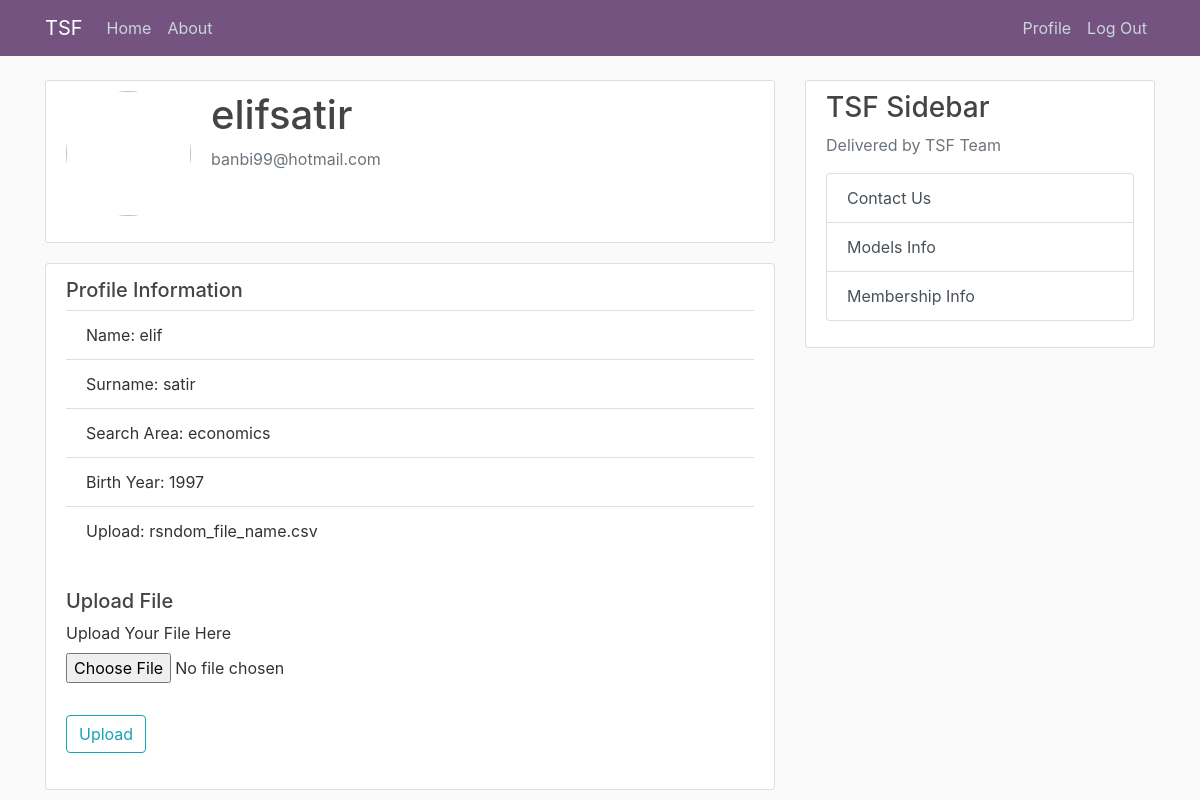
The app's page /profile (signed in), older data.
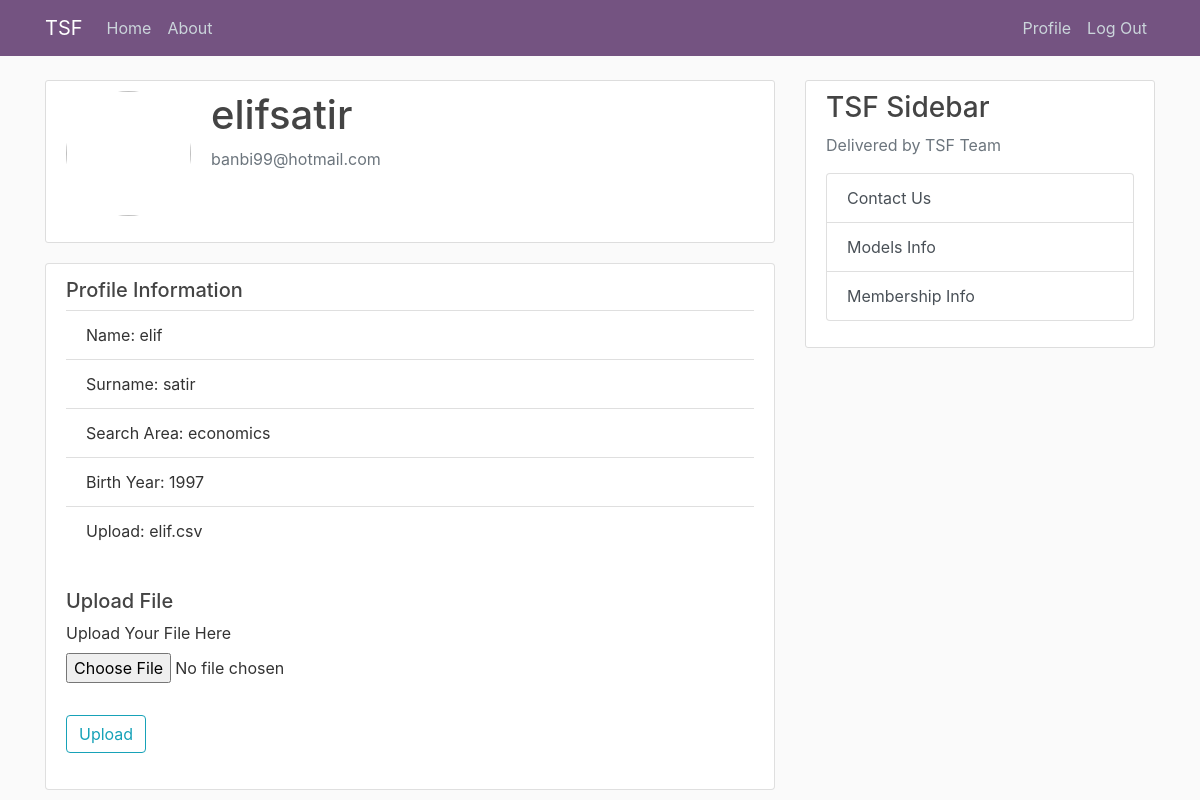
The same page, newer data.
### app/models.py (models this page shows, shortened)
class User(db.Model, UserMixin):
    id=db.Column(db.Integer, primary_key=True)
    name=db.Column(db.String(25), unique=True)
    surname=db.Column(db.String(50))
    username=db.Column(db.String(25))
    email=db.Column(db.String(100), unique=True, nullable =False)
    birthyear=db.Column(db.Integer)
    password=db.Column(db.String(25), nullable =False)
    area=db.Column(db.String(50))
    csv_file=db.Column(db.String(100), default="default.csv")
    posts = db.relationship('Graph', backref='author', lazy=True)

### app/paths.py (the view, shortened to what this page needs)
@app.route("/profile", methods=['GET', 'POST'])
@login_required
def profile():
    form = UploadForm()
    return render_template('profile.html', title='Profile',
                           form=form)

### app/forms.py
class UploadForm(FlaskForm):
    file = FileField("Upload Your File Here", validators=[FileAllowed(["csv"])])
    upload = SubmitField('Upload')

### app/models.py (called while the page is built)
@login_manager.user_loader
def load_user(user_id):
    return User.query.get(int(user_id))

### app/templates/profile.html (shortened to what this page needs)
{% extends "layout.html" %}
{% block content %}
    <div class="content-section">
      <div class="media">
        <img class="rounded-circle account-img" src="anon.jpg">
        <div class="media-body">
          <h2 class="account-heading">{{ current_user.username }}</h2>
          <p class="text-secondary">{{ current_user.email }}</p>
        </div>
      </div>
    </div>
    <div class="card">
        <div class="card-body">
          <h5 class="card-subtitle mb-2">Profile Information</h5>
          <ul class="list-group list-group-flush">
            <li class="list-group-item"> Name: {{ current_user.name }}</li>
            <li class="list-group-item">Surname: {{ current_user.surname }}</li>
            <li class="list-group-item">Search Area: {{ current_user.area }}</li>
            <li class="list-group-item">Birth Year: {{ current_user.birthyear }}</li>
            <li class="list-group-item">Upload: {{ current_user.csv_file }}</li>
          </ul>
        </div>
        <div class= "card-body">
          <form method="POST" action="" enctype="multipart/form-data">
            <fieldset class="form-group">
              <h5 class="card-subtitle mb-2">Upload File</h5>
              <ul class="list-group list-group-flush">
                <div class="form-group">
                    {{ form.file.label() }}
                    {{ form.file(class="form-control-file") }}
                </div>
              </ul>
            </fieldset>
            <div class="form-group">
                {{ form.upload(class="btn btn-outline-info") }}
            </div>
        </form>
        </div>
      </div>
{% endblock content %}

### app/templates/layout.html (shortened to what this page needs)
<!DOCTYPE html>
<html>
<head>
    <link rel="stylesheet" href="https://maxcdn.bootstrapcdn.com/bootstrap/4.0.0/css/bootstrap.min.css">
    <link rel="stylesheet" type="text/css" href="{{ url_for('static', filename='main.css') }}">
</head>
<body>
    <header class="site-header">
      <nav class="navbar navbar-expand-md navbar-dark bg-steel fixed-top">
        <div class="container">
          <a class="navbar-brand " href="/">TSF</a>
          <div class="collapse navbar-collapse" id="navbarToggle">
            <div class="navbar-nav mr-auto">
              <a class="nav-item nav-link" href="{{ url_for('home') }}">Home</a>
              <a class="nav-item nav-link" href="{{ url_for('about') }}">About</a>
            </div>
            <div class="navbar-nav">
              {% if current_user.is_authenticated %}
              <a class="nav-item nav-link" href="{{ url_for('profile') }}">Profile</a>
              <a class="nav-item nav-link" href="{{ url_for('logout') }}">Log Out</a>
              {% else %}
                <a class="nav-item nav-link" href="{{ url_for('login') }}">Login</a>
                <a class="nav-item nav-link" href="{{ url_for('signin') }}">Sign Up</a>
              {% endif %}
              </div>
          </div>
        </div>
      </nav>
    </header>
    <main role="main" class="container">
      <div class="row">
        <div class="col-md-8">
          {% block content %}{% endblock %}
        </div>
        <div class="col-md-4">
          <div class="content-section">
            <h3>TSF Sidebar</h3>
            <p class='text-muted'>Delivered by TSF Team
              <div class="list-group">
                <a href="/" class="list-group-item list-group-item-action">Contact Us</a>
                <a href="{{ url_for('graph') }}" class="list-group-item list-group-item-action">Models Info</a>
                <a href="/" class="list-group-item list-group-item-action">Membership Info</a>
              </div>
            </p>
          </div>
        </div>
      </div>
    </main>
</body>
</html>

### app/static/main.css (style rules this page uses)
body { background: #fafafa; color: #333333; margin-top: 5rem; }
h1, h2, h3, h4, h5, h6 { color: #444444; }
.bg-steel { background-color: #745381; }
.site-header .navbar-nav .nav-link { color: #cbd5db; }
.content-section { background: #ffffff; padding: 10px 20px; border: 1px solid #dddddd; border-radius: 3px; margin-bottom: 20px; }
.account-img { height: 125px; width: 125px; margin-right: 20px; margin-bottom: 16px; }
.account-heading { font-size: 2.5rem; }

Row changes from the older to the newer data that the page shows:
changed User "elifsatir": csv_file "rsndom_file_name.csv" → "elif.csv"
